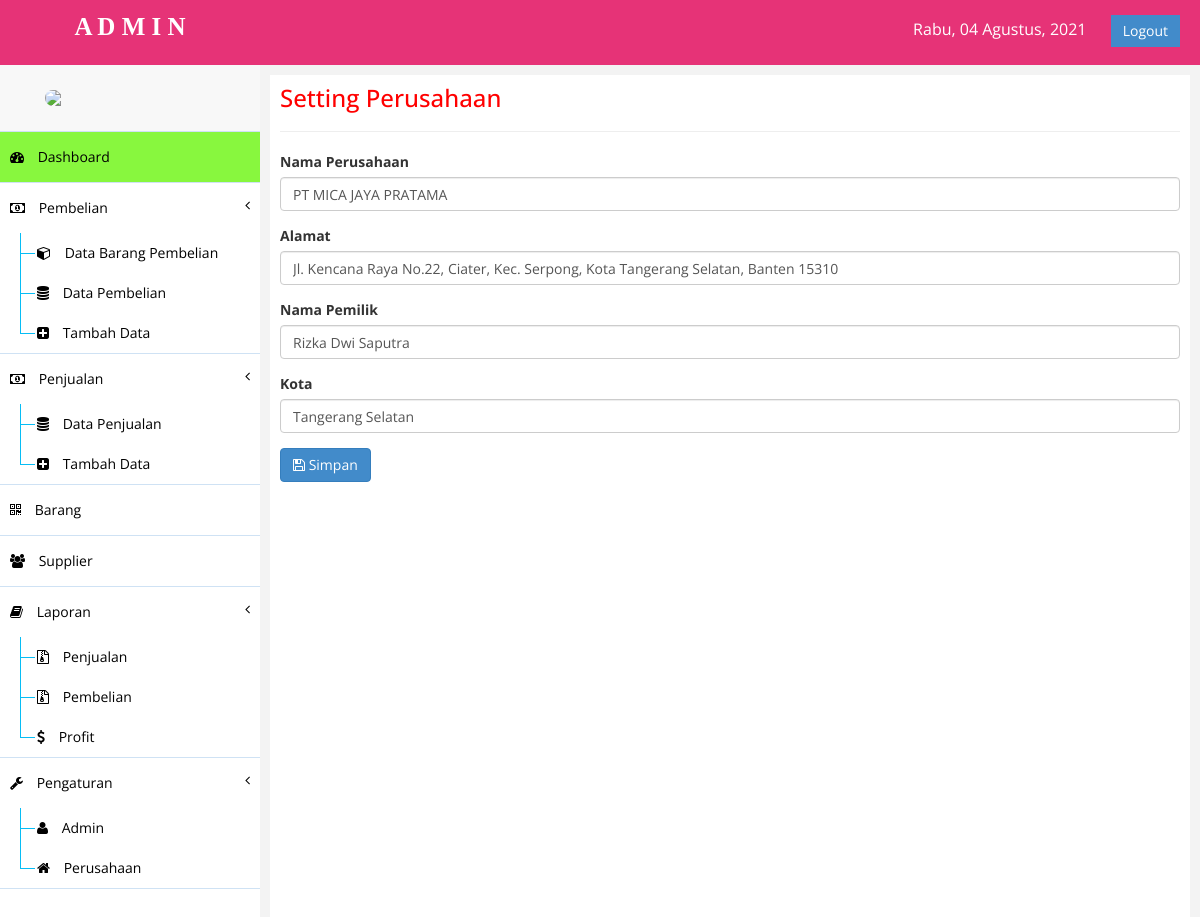
The page /index.php?page=perusahaan (signed in) on the database its author committed.
### tables this page shows
CREATE TABLE `perusahaan` (
  `kd_perusahaan` int(11) NOT NULL,
  `nama_perusahaan` varchar(225) NOT NULL,
  `alamat` varchar(225) NOT NULL,
  `pemilik` varchar(225) NOT NULL,
  `kota` varchar(225) NOT NULL
);

### class/class.php (called while the page is built, shortened)
<?php
	class Perusahaan{
		public function tampil_perusahaan(){
			$qry = mysql_query("SELECT * FROM perusahaan WHERE kd_perusahaan = '1'");
			$pecah = mysql_fetch_assoc($qry);
			return $pecah;
		}
	}
	$perusahaan = new Perusahaan();
?>

### perusahaan.php (the view, shortened to what this page needs)
<div class="row">
    <div class="col-md-12">
        <div class="box">
            <div class="box-header">
                <h3 class="box-title" style="padding-top:0; margin-top:0; color:#f00;">Setting Perusahaan</h3>
            </div>
            <hr/>
            <div class="box-body">
                <?php
                    $per = $perusahaan->tampil_perusahaan();
                ?>
                <form method="POST" id="forminput" enctype="multipart/form-data">
                    <div class="form-group">
                        <label>Nama Perusahaan</label>
                        <input type="text" class="form-control" name="nama" id="nama" value="<?php echo $per['nama_perusahaan']; ?>" placeholder="Masukan Nama Perusahaan">
                    </div>
                    <div class="form-group">
                        <label>Alamat</label>
                        <input type="text" class="form-control" name="alamat" id="alamat" value="<?php echo $per['alamat']; ?>" placeholder="Masukan Alamat Perusahaan">
                    </div>
                    <div class="form-group">
                        <label>Nama Pemilik</label>
                        <input type="text" class="form-control" name="pemilik" id="pemilik" value="<?php echo $per['pemilik']; ?>" placeholder="Masukan Nama Pemilik Perusahaan">
                    </div>
                    <div class="form-group">
                        <label>Kota</label>
                        <input type="text" class="form-control" name="kota" id="kota" value="<?php echo $per['kota']; ?>" placeholder="Masukan Kota Perusahaan">
                    </div>
                    <button id="formbtn" class="btn btn-primary" name="save"><i class="fa fa-save"></i> Simpan</button>
                </form>
            </div>
        </div>
    </div>
</div>

### assets/css/ahay.css (style rules this page uses)
body { font-family: "Open Sans", sans-serif; }

### rows shown on the page
perusahaan: nama "PT MICA JAYA PRATAMA", alamat "Jl. Kencana Raya No.22, Ciater, Kec. Serpong, Kota Tangerang Selatan, Banten 15310", pemilik "Rizka Dwi Saputra", kota "Tangerang Selatan"
